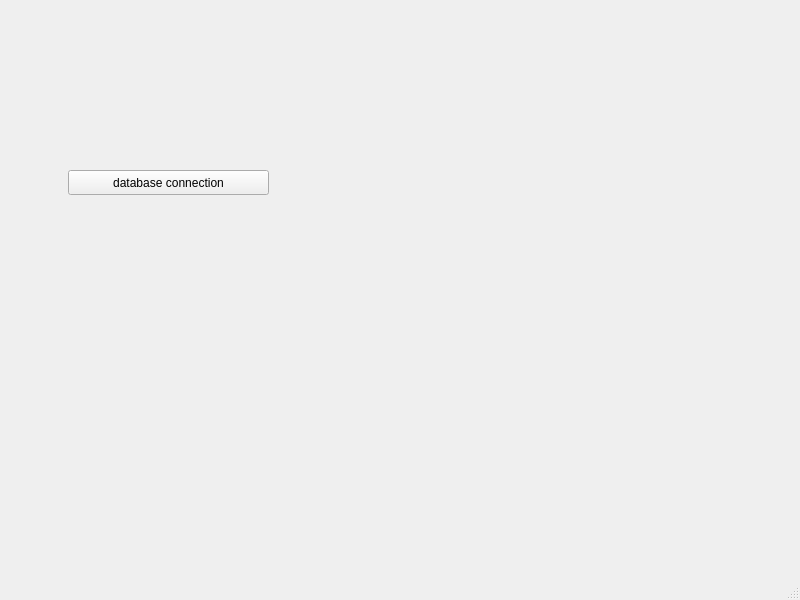
<?xml version="1.0" encoding="UTF-8"?>
<ui version="4.0">
 <class>MainWindow</class>
 <widget class="QMainWindow" name="MainWindow">
  <property name="geometry">
   <rect>
    <x>0</x>
    <y>0</y>
    <width>800</width>
    <height>600</height>
   </rect>
  </property>
  <property name="windowTitle">
   <string>MainWindow</string>
  </property>
  <widget class="QWidget" name="centralwidget">
   <widget class="QPushButton" name="pushButton">
    <property name="geometry">
     <rect>
      <x>68</x>
      <y>170</y>
      <width>201</width>
      <height>25</height>
     </rect>
    </property>
    <property name="text">
     <string>database connection</string>
    </property>
   </widget>
  </widget>
  <widget class="QMenuBar" name="menubar">
   <property name="geometry">
    <rect>
     <x>0</x>
     <y>0</y>
     <width>800</width>
     <height>22</height>
    </rect>
   </property>
  </widget>
  <widget class="QStatusBar" name="statusbar"/>
 </widget>
 <resources/>
 <connections/>
</ui>
